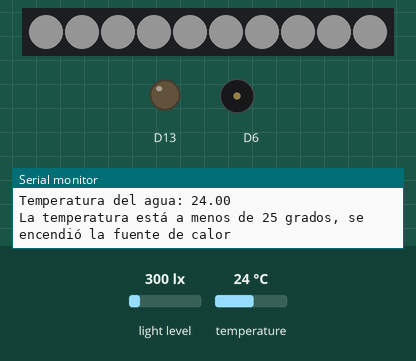
This sketch was run on a simulated Adafruit Circuit Playground Express. Shown: 10 RGB LEDs in strip order, left to right, output pins drawn as LEDs (lit = HIGH), buzzer (waves = sounding), the last lines printed to the serial monitor. Inputs (shaded band) come from the test bench; at power-on: temperature 24 °C, light level 300 lx. Dim RGB values are drawn brighter than linear.

Above: at 4.8 s.
4.9 s: temperature set to 26.4 °C
At 6.6 s:
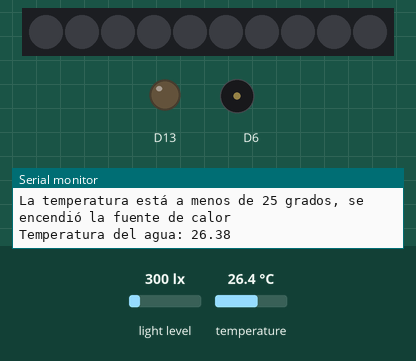
7.9 s: temperature set to 27.6 °C
At 8.9 s:
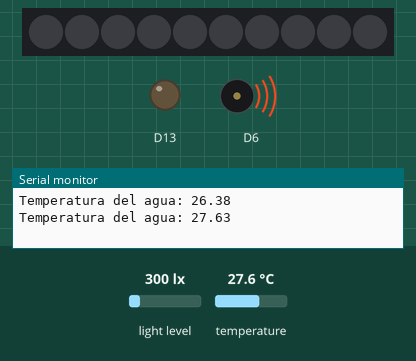
14.3 s: temperature set to 26 °C
17.3 s: light level set to 4 lx
At 20.6 s:
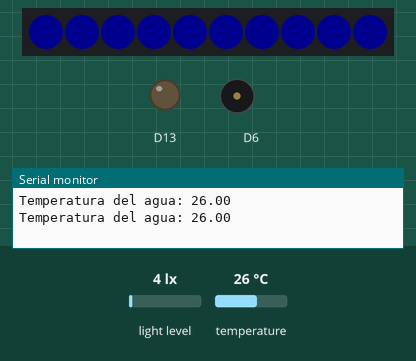
23.7 s: light level set to 40 lx
At 24.9 s:
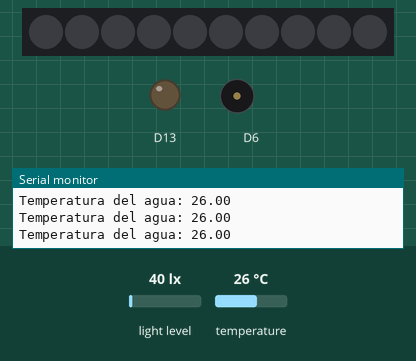
Timing chart, 0 to 26.7 s (numbered marks = the images above; inputs shaded):
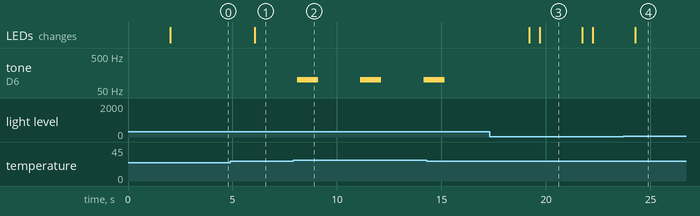

The sketch:

proyectoFinal.ino
```cpp
#include <Adafruit_CircuitPlayground.h>
#include <Adafruit_Circuit_Playground.h>

#include <OneWire.h> //Se importa la biblioteca que controla el sensor de temperatura sumergible.

int DS18S20_Pin = 2; //Definición de variable "DS18S20" que representa la señal del pin digital 2

//Chip de temperatura  entrada/salida

OneWire ds(DS18S20_Pin);  // Se crea un ejemplar "ds" de la clase OneWire conectado en el Pin 2 digital.

void setup(void) {

  CircuitPlayground.begin();
  Serial.begin(9600); //Se inicia el monitor serial

}

void loop(void) {

  float temperature = getTemp(); //Se guarda el valor que obtiene el sensor y se guarda en la variable "temperature" puede tardar 2 segundos en ejecutarse.

  Serial.print("Temperatura del agua: "); // Se imprime en el monitor serial el valor de la variable de temperatura.
  Serial.println(temperature); // Se imprime en el monitor serial el valor de la variable de temperatura.

  fuenteVentilacion(temperature);// procedimiento que verifica nivel de temperatura para eventualemente activar ventilador

  fuenteCalor (temperature);//procedimiento que verifica nivel de temperatura para eventualemente activar fuente de calor

  luzLed(temperature);// procedimiento que verifica niveles de luz y temperatura para eventualemente enceder luces led decorativas.

}

float getTemp(){ //Función que calcula la temperatura en grados centígrados

  byte data[12];
  byte addr[8];

  if ( !ds.search(addr)) {
      //no more sensors on chain, reset search
      ds.reset_search();
      return -1000;
  }
  if ( OneWire::crc8( addr, 7) != addr[7]) {
      Serial.println("CRC no es válido!");
      return -1000;
  }

  if ( addr[0] != 0x10 && addr[0] != 0x28) {
      Serial.print("El dispositivo no se reconoce");
      return -1000;
  }
  ds.reset();
  ds.select(addr);
  ds.write(0x44,1); // inicia la conversión

  delay(2000); // Espera para que la conversión de temperatura se complete

  byte present = ds.reset();
  ds.select(addr);
  ds.write(0xBE); //

  for (int i = 0; i < 9; i++) {
    data[i] = ds.read();
  }

  ds.reset_search();
  byte MSB = data[1];
  byte LSB = data[0];

  float tempRead = ((MSB << 8) | LSB);
  float TemperatureSum = tempRead / 16;

  return TemperatureSum;// se retorna el valor de la temperatura en grados centígrados
}


void fuenteCalor (float temperatura){

    if (temperatura < 25 ){

    CircuitPlayground.setPixelColor(0,255,255,255);
    CircuitPlayground.setPixelColor(1,255,255,255);
    CircuitPlayground.setPixelColor(2,255,255,255);
    CircuitPlayground.setPixelColor(3,255,255,255);
    CircuitPlayground.setPixelColor(4,255,255,255);
    CircuitPlayground.setPixelColor(5,255,255,255);
    CircuitPlayground.setPixelColor(6,255,255,255);
    CircuitPlayground.setPixelColor(7,255,255,255);
    CircuitPlayground.setPixelColor(8,255,255,255);
    CircuitPlayground.setPixelColor(9,255,255,255);

    Serial.println("La temperatura está a menos de 25 grados, se encendió la fuente de calor");

  }else{

    CircuitPlayground.setPixelColor(0,0,0,0);
    CircuitPlayground.setPixelColor(1,0,0,0);
    CircuitPlayground.setPixelColor(2,0,0,0);
    CircuitPlayground.setPixelColor(3,0,0,0);
    CircuitPlayground.setPixelColor(4,0,0,0);
    CircuitPlayground.setPixelColor(5,0,0,0);
    CircuitPlayground.setPixelColor(6,0,0,0);
    CircuitPlayground.setPixelColor(7,0,0,0);
    CircuitPlayground.setPixelColor(8,0,0,0);
    CircuitPlayground.setPixelColor(9,0,0,0);

    }
}
void fuenteVentilacion(float temperatura){

    if (temperatura > 27 ){

      CircuitPlayground.playTone(100,1000);
      Serial.println("La temperatura está a más de 27 grados, se encendió el ventilador");

    }
}
void luzLed(float temperatura){

  int luz = CircuitPlayground.lightSensor();

  if (luz < 10 and temperatura < 27 and temperatura > 24){

    CircuitPlayground.setPixelColor(0,10,180,10);
    CircuitPlayground.setPixelColor(1,10,180,10);
    CircuitPlayground.setPixelColor(2,10,180,10);
    CircuitPlayground.setPixelColor(3,10,180,10);
    CircuitPlayground.setPixelColor(4,10,180,10);
    CircuitPlayground.setPixelColor(5,10,180,10);
    CircuitPlayground.setPixelColor(6,10,180,10);
    CircuitPlayground.setPixelColor(7,10,180,10);
    CircuitPlayground.setPixelColor(8,10,180,10);
    CircuitPlayground.setPixelColor(9,10,180,10);

    delay(500);

    CircuitPlayground.setPixelColor(0,5,5,190);
    CircuitPlayground.setPixelColor(1,5,5,190);
    CircuitPlayground.setPixelColor(2,5,5,190);
    CircuitPlayground.setPixelColor(3,5,5,190);
    CircuitPlayground.setPixelColor(4,5,5,190);
    CircuitPlayground.setPixelColor(5,5,5,190);
    CircuitPlayground.setPixelColor(6,5,5,190);
    CircuitPlayground.setPixelColor(7,5,5,190);
    CircuitPlayground.setPixelColor(8,5,5,190);
    CircuitPlayground.setPixelColor(9,5,5,190);
  }
}
```

Measured:
- the behaviour switches between 27 and 27.1 °C on temperature (found by bisection; images 1 and 2)
- after the input at 4.9 s, the LEDs: change after 1.2 s (image 1)
- after the input at 7.9 s, tone on D6: alternates 100 Hz for 1.0 s and silent for 2.0 s, starting after 0.20 s
- after the input at 17.3 s, the LEDs: first change after 1.9 s (image 3 shows a later state)
- after the input at 23.7 s, the LEDs: change after 0.57 s (image 4)
- what the display in image 3 shows lasts 2.0 s, from 19.7 s to 21.7 s
